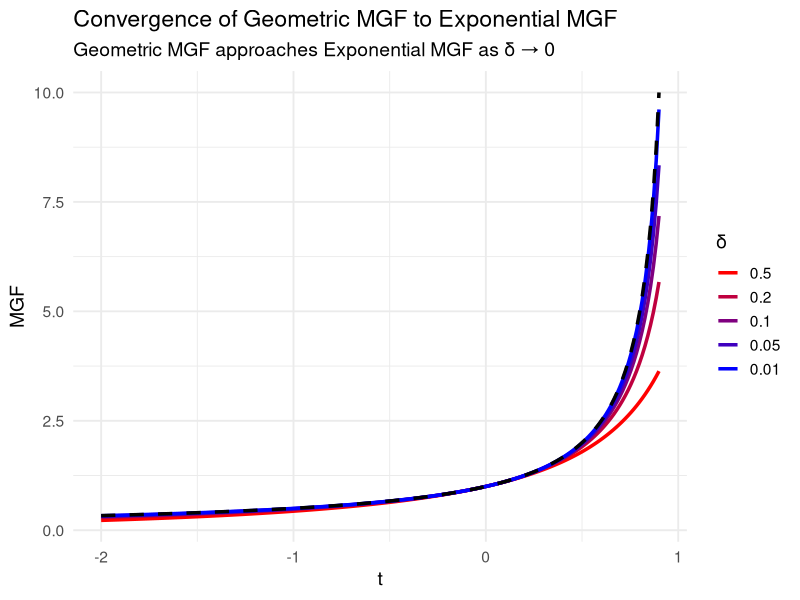

Here is the R script that generated this plot:
## ---- chunk 1
# Load libraries
library(ggplot2)

# Geometric MGF for scaled variable Z_delta
mgf_geom <- function(t, lambda, delta) {
  (lambda * delta * exp(delta * t)) / (1 - (1 - lambda * delta) * exp(delta * t))
}

# Exponential MGF
mgf_exp <- function(t, lambda) {
  lambda / (lambda - t)
}

# Parameters
lambda <- 1
t_vals <- seq(-2, 0.9, length.out = 200)  # valid range for mgf

# Different delta values (smaller delta -> closer to continuous limit)
delta_vals <- c(0.5, 0.2, 0.1, 0.05, 0.01)

# Generate data
df <- data.frame()
for (d in delta_vals) {
  df <- rbind(df, 
              data.frame(
                t = t_vals,
                mgf = mgf_geom(t_vals, lambda, d),
                delta = as.factor(d)
              ))
}

# Add Exponential MGF
df_exp <- data.frame(
  t = t_vals,
  mgf = mgf_exp(t_vals, lambda)
)

# Plot
ggplot() +
  geom_line(data = df, aes(x = t, y = mgf, color = delta, group = delta), size = 1.2) +
  geom_line(data = df_exp, aes(x = t, y = mgf), 
            color = "black", linetype = "dashed", size = 1.2) +
  scale_color_manual(values = colorRampPalette(c("red", "blue"))(length(delta_vals))) +
  labs(
    title = "Convergence of Geometric MGF to Exponential MGF",
    subtitle = "Geometric MGF approaches Exponential MGF as δ → 0",
    x = "t",
    y = "MGF",
    color = "δ"
  ) +
  theme_minimal(base_size = 14)
